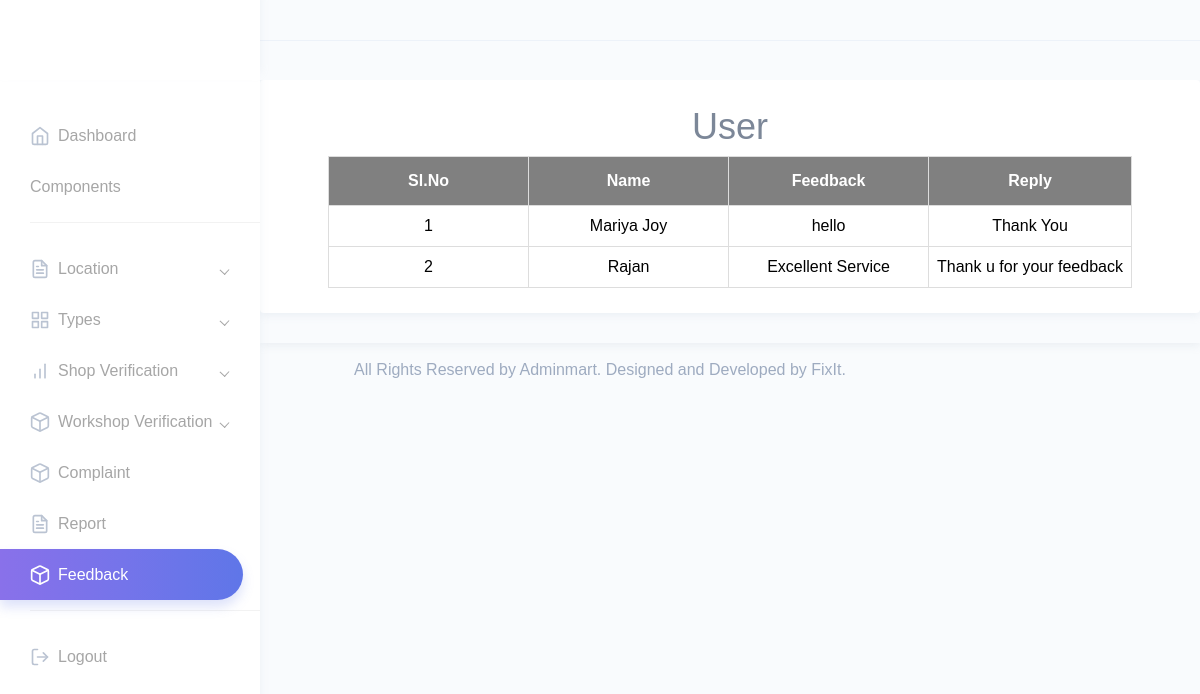
The page /Admin/ViewFeedback.php (signed in) on the database its author committed.
### tables this page shows
CREATE TABLE `tbl_feedback` (
  `feedback_id` int(11) NOT NULL,
  `feedback_content` varchar(40) NOT NULL,
  `feedback_date` date NOT NULL,
  `feedback_reply` varchar(40) NOT NULL DEFAULT 'Waiting',
  `user_id` int(11) NOT NULL
);

CREATE TABLE `tbl_user` (
  `user_id` int(11) NOT NULL,
  `user_name` varchar(30) NOT NULL,
  `user_contact` varchar(10) NOT NULL,
  `user_email` varchar(50) NOT NULL,
  `user_gender` varchar(10) NOT NULL,
  `user_address` varchar(100) NOT NULL,
  `user_dob` date NOT NULL,
  `place_id` int(11) NOT NULL,
  `user_photo` varchar(30) NOT NULL,
  `user_password` varchar(20) NOT NULL,
  `user_doj` varchar(50) NOT NULL
);

### Admin/ViewFeedback.php (the view, shortened to what this page needs)
<!DOCTYPE html PUBLIC "-//W3C//DTD XHTML 1.0 Transitional//EN" "http://www.w3.org/TR/xhtml1/DTD/xhtml1-transitional.dtd">
<html xmlns="http://www.w3.org/1999/xhtml">
<head>
</head>
<?php
include("Head.php");
?>
<body>
<div id="tab" align="center">
<form id="form1" name="form1" method="post" action="">
    <h1 align="center" >User</h1>
  <table border="1" cellpadding="10">
    <tr align="center">
      <th>Sl.No</th>
      <th>Name</th>
     <th>Feedback</th>
      <th>Reply</th>
    </tr>
	 <?php
	$selqry="select * from tbl_feedback f inner join tbl_user u on u.user_id=f.user_id";
	$res=$conn->query($selqry);
	$i=0;
	while($row=$res->fetch_assoc())
	{
		$i++;
		?>
        <tr align="center">
      <td><?php echo $i;?></td>
      <td><?php echo $row["user_name"] ?></td>
      <td><?php echo $row["feedback_content"] ?></td>
       <td><?php echo $row["feedback_reply"] ?></td>
    </tr>
    <?php
	}
	?>
  </table>
</form>
</div>
</body>
<?php
include("Foot.php");
?>
</html>

### Assets/Templates/form.css (style rules this page uses)
#tab { font-family: "Trebuchet MS", Arial, Helvetica, sans-serif; border-collapse: collapse; width: 100%; }
#tab td, #tab th { border: 1px solid #ddd; padding: 8px; color: black; text-align:center; min-width:200px; }
#tab th { padding-top: 12px; padding-bottom: 12px; text-align:center; background-color: gray; color: white; alignment-adjust:central; }

### rows shown on the page
tbl_feedback: user.user_name "Mariya Joy", feedback_content "hello", feedback_reply "Thank You"
tbl_feedback: user.user_name "Rajan", feedback_content "Excellent Service", feedback_reply "Thank u for your feedback"
